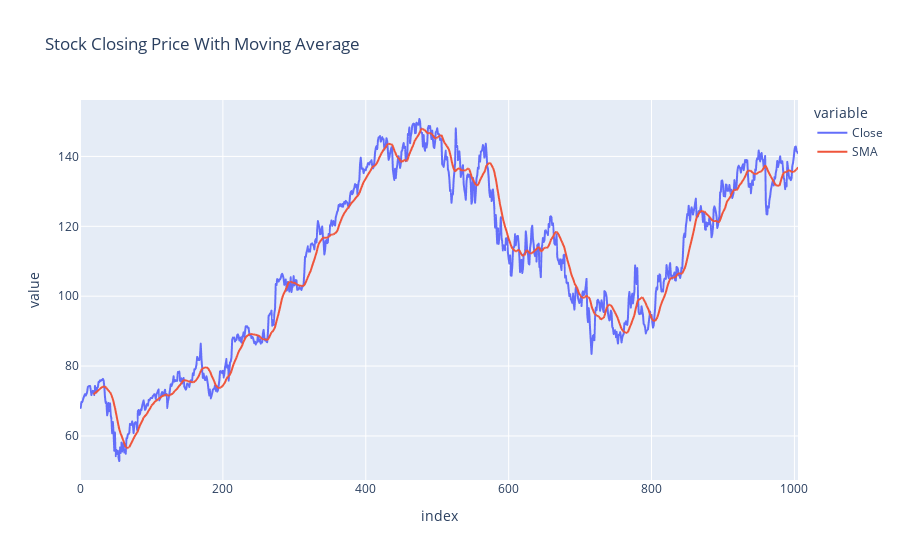

Notebook code cell kept with this figure:
### Code cell
googl_analyzer.plot_stock_data(goog_technical_indicator)

### Figure 1 — Plotly figure (JSON) as saved in the notebook; plotly's stock layout.template omitted (floating-point values rounded to 4 significant figures; data arrays with more than 128 entries replaced by an {"elided": "..."} marker saying what was removed)
{"data": [{"hovertemplate": "variable=Close<br>index=%{x}<br>value=%{y}<extra></extra>", "legendgroup": "Close", "line": {"color": "#636efa", "dash": "solid"}, "marker": {"symbol": "circle"}, "mode": "lines", "name": "Close", "showlegend": true, "type": "scattergl", "x": {"elided": "1006 int values"}, "xaxis": "x", "y": {"elided": "1006 float values"}, "yaxis": "y"}, {"hovertemplate": "variable=SMA<br>index=%{x}<br>value=%{y}<extra></extra>", "legendgroup": "SMA", "line": {"color": "#EF553B", "dash": "solid"}, "marker": {"symbol": "circle"}, "mode": "lines", "name": "SMA", "showlegend": true, "type": "scattergl", "x": {"elided": "1006 int values"}, "xaxis": "x", "y": {"elided": "1006 float values"}, "yaxis": "y"}], "layout": {"legend": {"title": {"text": "variable"}, "tracegroupgap": 0}, "title": {"text": "Stock Closing Price With Moving Average"}, "xaxis": {"anchor": "y", "domain": [0, 1], "title": {"text": "index"}}, "yaxis": {"anchor": "x", "domain": [0, 1], "title": {"text": "value"}}}}
